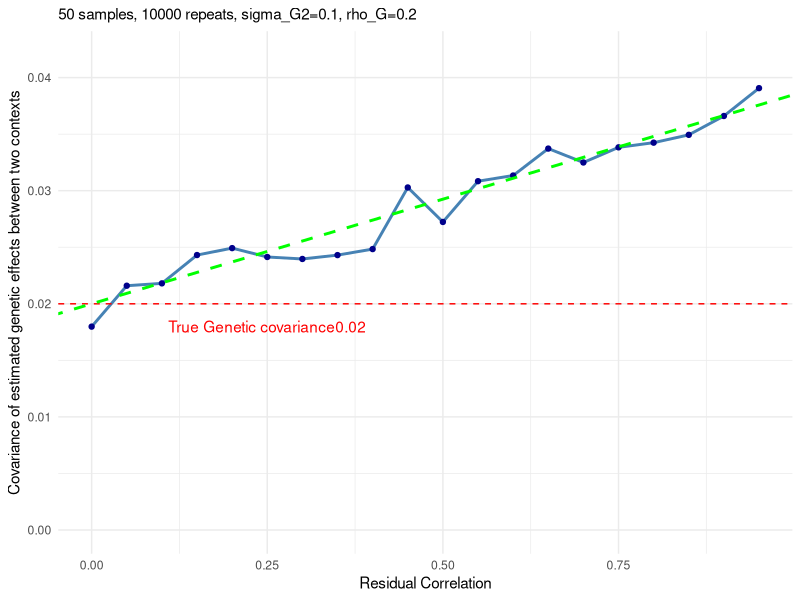
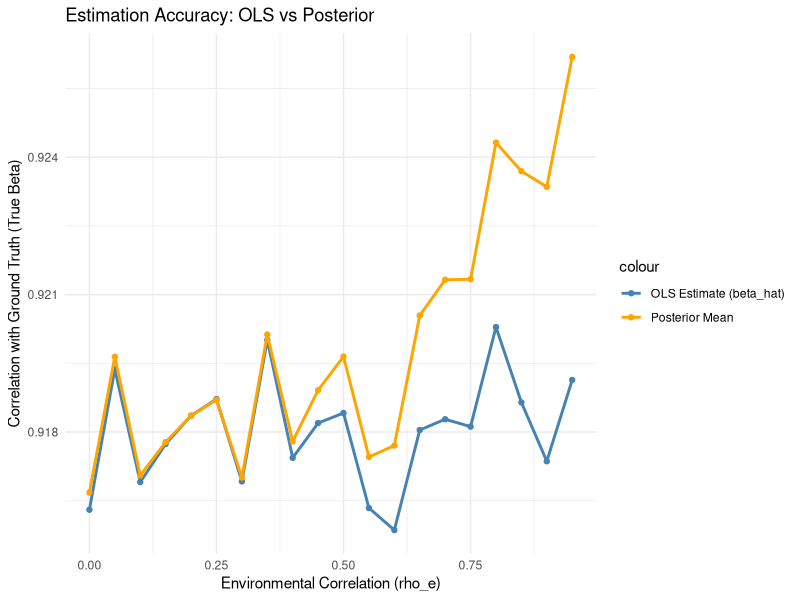
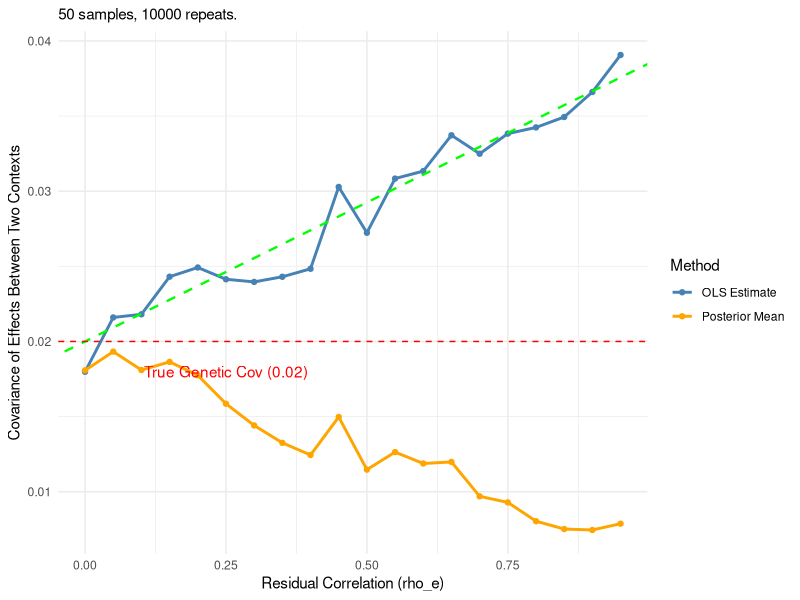
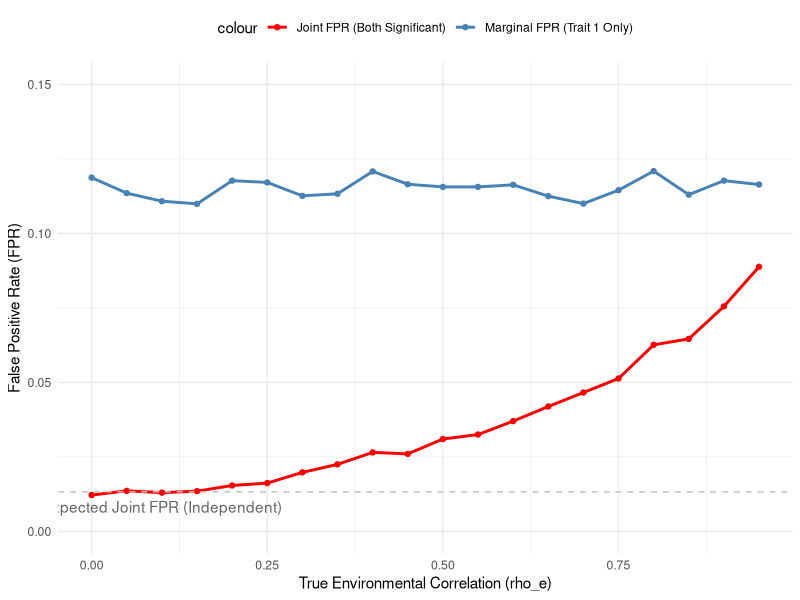
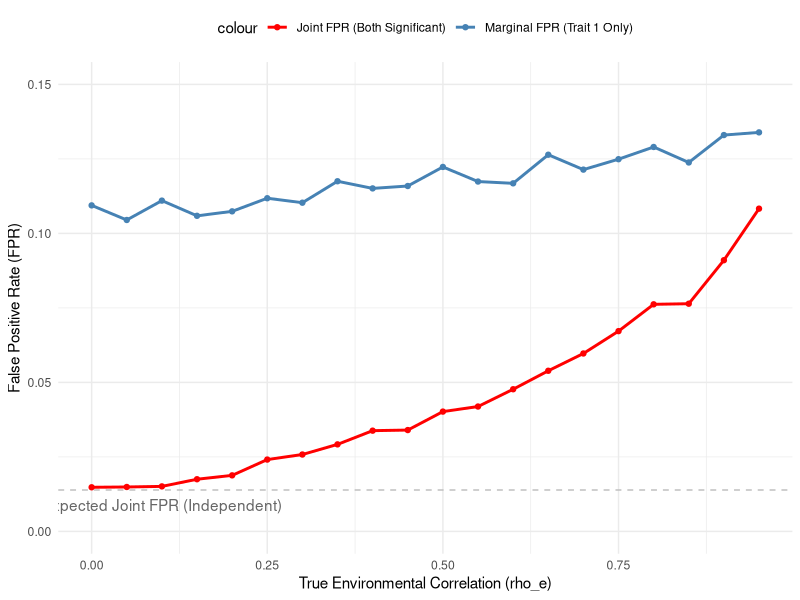
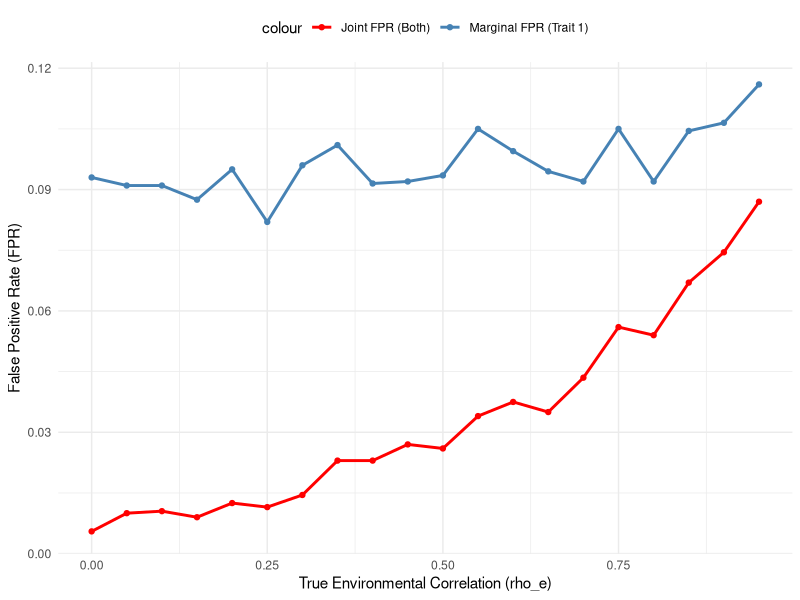

Generate these figures, in order, with R:
## ---- chunk 1
library(MASS)

n <- 50
m <- 10000
sigma_G2 <- 0.1
sigma_e2 <- 1 - sigma_G2
rho_G <- 0.2

G <- matrix(rep(rnorm(n),m), nrow = n, ncol = m)


sim_marker_regression <- function(n = 100, m = 10, sigma_G2 = 0.1, sigma_e2 = 1.0, rho_G = 0.3, rho_e=0.9, G=G) {
  
  # 1. Generate True Betas (Genetic Effects)
  # Correlation between trait 1 and trait 2 is 0.5 as per your prompt
  U <- matrix(c(1, rho_G, rho_G, 1), nrow = 2)
  cov_beta <- U * sigma_G2
  betas_true <- mvrnorm(n = m, mu = c(0, 0), Sigma = cov_beta)
  colnames(betas_true) <- c("Beta1_True", "Beta2_True")
  
  # 2. Generate Residuals (Environmental Effects)
  cov_epsilon <- matrix(c(1, rho_e, rho_e, 1), nrow = 2) * sigma_e2
  eps_all <- mvrnorm(n = n * m, mu = c(0, 0), Sigma = cov_epsilon)
  
  # Reshape residuals into n x m matrices
  eps1_mat <- matrix(eps_all[, 1], nrow = n, ncol = m)
  eps2_mat <- matrix(eps_all[, 2], nrow = n, ncol = m)
  
  # 3. Generate Phenotype Matrices Y1 and Y2 (n x m)
  Y1 <- sweep(G, 2, betas_true[, 1], `*`) + eps1_mat
  Y2 <- sweep(G, 2, betas_true[, 2], `*`) + eps2_mat
  
  # 4. Regression (OLS estimation)
  # Using the fast matrix method: beta_hat = (G'G)^-1 G'Y
  beta1_hat <- colSums(G * Y1) / colSums(G^2)
  beta2_hat <- colSums(G * Y2) / colSums(G^2)
  
  # 5. Consolidate Results
  results <- data.frame(
    marker_id = 1:m,
    beta1_true = betas_true[, 1],
    beta1_est  = beta1_hat,
    beta2_true = betas_true[, 2],
    beta2_est  = beta2_hat
  )
  
  return(results)
}
## ---- chunk 2
set.seed(1234)

library(MASS)
library(ggplot2)

n <- 50
m <- 10000
sigma_G2 <- 0.1
sigma_e2 <- 1 - sigma_G2
rho_G <- 0.2

rho_e_values <- seq(0, 0.95, by = 0.05)
estimated_corrs <- numeric(length(rho_e_values))

G <- matrix(rep(rnorm(n),m), nrow = n, ncol = m) # Replicate G for M times for vectorized computation
#G <- matrix(rnorm(n*m), nrow = n, ncol = m)

for (i in seq_along(rho_e_values)) {
  sim_res <- sim_marker_regression(
    n = n, 
    m = m, 
    sigma_G2 = sigma_G2, 
    sigma_e2 = sigma_e2, 
    rho_G = rho_G, 
    rho_e = rho_e_values[i],
    G = G
  )
  estimated_corrs[i] <- cov(sim_res$beta1_est, sim_res$beta2_est)
}

plot_data <- data.frame(rho_e = rho_e_values, est_corr = estimated_corrs)

g_sum_sq <- sum(G[,1]^2) 

theoretical_intercept <- rho_G * sigma_G2
theoretical_slope     <- sigma_e2 / g_sum_sq

ggplot(plot_data, aes(x = rho_e, y = est_corr)) +
  ylim(c(0,0.042)) + 
  geom_line(color = "steelblue", size = 1) +
  geom_point(color = "darkblue") +
  geom_hline(yintercept = rho_G*sigma_G2, linetype = "dashed", color = "red") +
  geom_abline(
    intercept = theoretical_intercept, 
    slope = theoretical_slope, 
    color = "green", 
    linetype = "dashed", 
    size = 1
  ) +
  annotate("text", x = 0.25, y = rho_G*sigma_G2-2e-3, label = paste0("True Genetic covariance",rho_G*sigma_G2), color = "red") +
  labs(
    subtitle = paste0(n, " samples, ",m, " repeats, sigma_G2=", sigma_G2, ", rho_G=", rho_G),
    x = "Residual Correlation",
    y = "Covariance of estimated genetic effects between two contexts"
  ) +
  theme_minimal()
## ---- chunk 3
library(MASS)

compute_posterior <- function(U, V, beta_hat) {
  Total_Variance <- V + U
  W <- U %*% solve(Total_Variance)

  mu_post <- W %*% beta_hat
  Sigma_post <- U - (W %*% U)
  
  return(list(mu_post = mu_post, Sigma_post = Sigma_post))
}
## ---- chunk 4
set.seed(1234)
n <- 50
m <- 10000
sigma_G2 <- 0.1
sigma_e2 <- 1 - sigma_G2  # Assuming total variance is 1
rho_G <- 0.2

rho_e_values <- seq(0, 0.95, by = 0.05)

ols_corrs <- numeric(length(rho_e_values))
post_corrs <- numeric(length(rho_e_values))

G <- matrix(rep(rnorm(n), m), nrow = n, ncol = m)
g_sum_sq <- sum(G[,1]^2) # The scaling factor for error variance

# Vectors to store accuracy correlations
acc_ols <- numeric(length(rho_e_values))
acc_post <- numeric(length(rho_e_values))

for (i in seq_along(rho_e_values)) {
  rho_e_current <- rho_e_values[i]

  sim_res <- sim_marker_regression(
    n = n, m = m, sigma_G2 = sigma_G2, sigma_e2 = sigma_e2, 
    rho_G = rho_G, rho_e = rho_e_current, G = G
  )
  ols_corrs[i] <- cov(sim_res$beta1_est, sim_res$beta2_est)
  
  U <- matrix(c(sigma_G2, rho_G*sigma_G2, rho_G*sigma_G2, sigma_G2), 2, 2)
  
  scaling <- 1 / g_sum_sq
  V <- matrix(c(sigma_e2, rho_e_current*sigma_e2, 
                rho_e_current*sigma_e2, sigma_e2), 2, 2) * scaling

  beta_hat_matrix <- rbind(sim_res$beta1_est, sim_res$beta2_est)

  post_res <- compute_posterior(U, V, beta_hat_matrix)
  
  post_corrs[i] <- cov(post_res$mu_post[1, ], post_res$mu_post[2, ])

  acc_ols[i] <- cor(sim_res$beta1_est, sim_res$beta1_true)

  acc_post[i] <- cor(post_res$mu_post[1, ], sim_res$beta1_true)
}

plot_data <- data.frame(
  rho_e = rho_e_values,
  OLS_Accuracy = acc_ols,
  Posterior_Accuracy = acc_post
)

ggplot(plot_data, aes(x = rho_e)) +
  geom_line(aes(y = OLS_Accuracy, color = "OLS Estimate (beta_hat)"), size = 1) +
  geom_point(aes(y = OLS_Accuracy, color = "OLS Estimate (beta_hat)")) +
  geom_line(aes(y = Posterior_Accuracy, color = "Posterior Mean"), size = 1) +
  geom_point(aes(y = Posterior_Accuracy, color = "Posterior Mean")) +
  scale_color_manual(values = c("steelblue", "orange")) +
  labs(
    title = "Estimation Accuracy: OLS vs Posterior",
    y = "Correlation with Ground Truth (True Beta)",
    x = "Environmental Correlation (rho_e)"
  ) +
  theme_minimal()
## ---- chunk 5
plot_data <- data.frame(
  rho_e = rho_e_values, 
  OLS_Cov = ols_corrs,
  Post_Cov = post_corrs
)

theoretical_intercept <- rho_G * sigma_G2
theoretical_slope     <- sigma_e2 / g_sum_sq

ggplot(plot_data, aes(x = rho_e)) +
  # OLS Lines
  geom_line(aes(y = OLS_Cov, color = "OLS Estimate"), size = 1) +
  geom_point(aes(y = OLS_Cov, color = "OLS Estimate")) +
  
  # Posterior Lines
  geom_line(aes(y = Post_Cov, color = "Posterior Mean"), size = 1, linetype="solid") +
  geom_point(aes(y = Post_Cov, color = "Posterior Mean")) +
  
  # Theoretical OLS Slope (Green Dashed)
  geom_abline(intercept = theoretical_intercept, slope = theoretical_slope, 
              color = "green", linetype = "dashed", size = 0.8) +
  
  # True Genetic Covariance (Red Dashed)
  geom_hline(yintercept = rho_G*sigma_G2, linetype = "dashed", color = "red") +
  
  annotate("text", x = 0.25, y = rho_G*sigma_G2 - 0.002, 
           label = paste0("True Genetic Cov (", rho_G*sigma_G2, ")"), color = "red") +
  
  scale_color_manual(name = "Method", 
                     values = c("OLS Estimate" = "steelblue", "Posterior Mean" = "orange")) +
  
  labs(
    subtitle = paste0(n, " samples, ", m, " repeats."),
    x = "Residual Correlation (rho_e)",
    y = "Covariance of Effects Between Two Contexts"
  ) +
  theme_minimal()
## ---- chunk 6
# Simply marginal posterior to compute LFSR
get_lfsr <- function(post_res) {
  prob_less_0_1 <- pnorm(0, mean = post_res$mu_post[1,], sd = sqrt(post_res$Sigma_post[1,1]))
  lfsr1 <- pmin(prob_less_0_1, 1 - prob_less_0_1)
  
  prob_less_0_2 <- pnorm(0, mean = post_res$mu_post[2,], sd = sqrt(post_res$Sigma_post[2,2]))
  lfsr2 <- pmin(prob_less_0_2, 1 - prob_less_0_2)
  
  cbind(lfsr1, lfsr2)
}
## ---- chunk 7

rho_e_hat_fixed <- 0 # The model will ALWAYS assume independence (Naive)
rho_e_true_values <- seq(0, 0.95, by = 0.05) # The data gets progressively more correlated

marginal_fpr <- numeric(length(rho_e_true_values))
joint_fpr    <- numeric(length(rho_e_true_values))

for (i in seq_along(rho_e_true_values)) {
  rho_current <- rho_e_true_values[i]

  sim_res <- sim_marker_regression(
    n = n, m = m, sigma_G2 = 0, sigma_e2 = 1, 
    rho_G = 0, rho_e = rho_current, G = G
  )
  
  U_naive <- diag(1, 2)  # Causes inflation but also reduce the weight of the prior
  
  scaling <- 1 / g_sum_sq
  V_naive <- diag(sigma_e2, 2) * scaling
  
  beta_hat_matrix <- rbind(sim_res$beta1_est, sim_res$beta2_est)

  post_res <- compute_posterior(U_naive, V_naive, beta_hat_matrix)
  lfsr <- get_lfsr(post_res)

  marginal_fpr[i] <- mean(lfsr[,1] < 0.05)

  joint_fpr[i] <- mean(lfsr[,1] < 0.05 & lfsr[,2] < 0.05)
}
## ---- chunk 8
# --- 4. Plotting ---
plot_data <- data.frame(
  rho_e = rho_e_true_values,
  Marginal = marginal_fpr,
  Joint = joint_fpr
)

ggplot(plot_data, aes(x = rho_e)) +
  # Marginal Line (Trait 1)
  geom_line(aes(y = Marginal, color = "Marginal FPR (Trait 1 Only)"), size = 1) +
  geom_point(aes(y = Marginal, color = "Marginal FPR (Trait 1 Only)")) +
  
  # Joint Line (Trait 1 & 2)
  geom_line(aes(y = Joint, color = "Joint FPR (Both Significant)"), size = 1) +
  geom_point(aes(y = Joint, color = "Joint FPR (Both Significant)")) +
  
  # Theoretical Baseline for Joint (Marginal^2)
  geom_hline(yintercept = mean(marginal_fpr)^2, linetype="dashed", color="gray") +
  annotate("text", x=0.1, y=mean(marginal_fpr)^2 - 0.005, label="Expected Joint FPR (Independent)", color="gray40") +
  
  scale_color_manual(values = c("Marginal FPR (Trait 1 Only)" = "steelblue", 
                                "Joint FPR (Both Significant)" = "red")) +
  labs(
    x = "True Environmental Correlation (rho_e)",
    y = "False Positive Rate (FPR)"
  ) +
  ylim(0, 0.15) + # Set limits to visualize the scale clearly
  theme_minimal() +
  theme(legend.position = "top")

## ---- chunk 9

rho_e_hat_fixed <- 0 # The model will ALWAYS assume independence (Naive)
rho_e_true_values <- seq(0, 0.95, by = 0.05) # The data gets progressively more correlated

marginal_fpr <- numeric(length(rho_e_true_values))
joint_fpr    <- numeric(length(rho_e_true_values))

for (i in seq_along(rho_e_true_values)) {
  rho_current <- rho_e_true_values[i]

  sim_res <- sim_marker_regression(
    n = n, m = m, sigma_G2 = 0, sigma_e2 = 1, 
    rho_G = 0, rho_e = rho_current, G = G
  )
  
  U_naive <- matrix(c(1,0.9,0.9,1),2,2)  # Causes inflation but also reduce the weight of the prior
  
  scaling <- 1 / g_sum_sq
  V_naive <- diag(sigma_e2, 2) * scaling
  
  beta_hat_matrix <- rbind(sim_res$beta1_est, sim_res$beta2_est)

  post_res <- compute_posterior(U_naive, V_naive, beta_hat_matrix)
  lfsr <- get_lfsr(post_res)

  marginal_fpr[i] <- mean(lfsr[,1] < 0.05)

  joint_fpr[i] <- mean(lfsr[,1] < 0.05 & lfsr[,2] < 0.05)
}
## ---- chunk 10
# --- 4. Plotting ---
plot_data <- data.frame(
  rho_e = rho_e_true_values,
  Marginal = marginal_fpr,
  Joint = joint_fpr
)

ggplot(plot_data, aes(x = rho_e)) +
  # Marginal Line (Trait 1)
  geom_line(aes(y = Marginal, color = "Marginal FPR (Trait 1 Only)"), size = 1) +
  geom_point(aes(y = Marginal, color = "Marginal FPR (Trait 1 Only)")) +
  
  # Joint Line (Trait 1 & 2)
  geom_line(aes(y = Joint, color = "Joint FPR (Both Significant)"), size = 1) +
  geom_point(aes(y = Joint, color = "Joint FPR (Both Significant)")) +
  
  # Theoretical Baseline for Joint (Marginal^2)
  geom_hline(yintercept = mean(marginal_fpr)^2, linetype="dashed", color="gray") +
  annotate("text", x=0.1, y=mean(marginal_fpr)^2 - 0.005, label="Expected Joint FPR (Independent)", color="gray40") +
  
  scale_color_manual(values = c("Marginal FPR (Trait 1 Only)" = "steelblue", 
                                "Joint FPR (Both Significant)" = "red")) +
  labs(
    x = "True Environmental Correlation (rho_e)",
    y = "False Positive Rate (FPR)"
  ) +
  ylim(0, 0.15) + # Set limits to visualize the scale clearly
  theme_minimal() +
  theme(legend.position = "top")

## ---- chunk 11
library(MASS)
library(ggplot2)
library(mvtnorm) 

compute_mixture_lfsr <- function(beta_hat_matrix, V_naive, pi_weights, U_list) {
  # beta_hat_matrix: 2 x m
  # V_naive: 2 x 2 (Likelihood Error)
  # pi_weights: Vector of prior weights (e.g., c(0.1, 0.9))
  # U_list: List of Prior Covariance Matrices
  
  m <- ncol(beta_hat_matrix)
  K <- length(U_list)
  
  # Storage for component-wise stats
  log_lik_matrix <- matrix(0, nrow = m, ncol = K)
  comp_prob_less_0_trait1 <- matrix(0, nrow = m, ncol = K)
  comp_prob_less_0_trait2 <- matrix(0, nrow = m, ncol = K)
  
  # Loop through Mixture Components
  for (k in 1:K) {
    U_k <- U_list[[k]]

    Sigma_D <- U_k + V_naive
    
    log_lik_matrix[, k] <- dmvnorm(t(beta_hat_matrix), mean = c(0,0), sigma = Sigma_D, log = TRUE)
    
    W_k <- U_k %*% solve(Sigma_D)
    mu_post_k <- W_k %*% beta_hat_matrix # 2 x m
    Sigma_post_k <- U_k - (W_k %*% U_k)

    sd_post_k <- sqrt(diag(Sigma_post_k))

    comp_prob_less_0_trait1[, k] <- pnorm(0, mean = mu_post_k[1,], sd = sd_post_k[1])
    comp_prob_less_0_trait2[, k] <- pnorm(0, mean = mu_post_k[2,], sd = sd_post_k[2])
  }
  
  # exp(log_lik + log_prior - max_log_lik) trick for numerical stability
  log_weighted_lik <- log_lik_matrix + matrix(log(pi_weights), nrow=m, ncol=K, byrow=TRUE)
  row_max <- apply(log_weighted_lik, 1, max)
  exp_term <- exp(log_weighted_lik - row_max)
  gammas <- exp_term / rowSums(exp_term) # m x K matrix of posterior weights

  mix_prob_less_0_t1 <- rowSums(gammas * comp_prob_less_0_trait1)
  mix_prob_less_0_t2 <- rowSums(gammas * comp_prob_less_0_trait2)
  
  lfsr1 <- pmin(mix_prob_less_0_t1, 1 - mix_prob_less_0_t1)
  lfsr2 <- pmin(mix_prob_less_0_t2, 1 - mix_prob_less_0_t2)
  
  return(cbind(lfsr1, lfsr2))
}

set.seed(42)
n <- 50
m <- 2000 # Number of markers
sigma_e2 <- 1
rho_e_true_values <- seq(0, 0.95, by = 0.05)

G <- matrix(rep(rnorm(n), m), nrow = n, ncol = m)
g_sum_sq <- sum(G[,1]^2)
scaling <- 1 / g_sum_sq

U_ind <- diag(1, 2)
U_shared <- matrix(c(1, 0.9, 0.9, 1), 2, 2)

U_list <- list(U_ind, U_shared)
pi_weights <- c(0.1, 0.9) # 90% belief in shared effects

# Storage
res_marginal <- numeric(length(rho_e_true_values))
res_joint <- numeric(length(rho_e_true_values))

for (i in seq_along(rho_e_true_values)) {
  rho_current <- rho_e_true_values[i]
  
  # A. Simulate Null Data with True Correlation
  cov_e <- matrix(c(1, rho_current, rho_current, 1), 2, 2)
  eps <- mvrnorm(n*m, c(0,0), cov_e)
  Y1 <- matrix(eps[,1], n, m); Y2 <- matrix(eps[,2], n, m)
  denom <- colSums(G^2)
  beta_hat <- rbind(colSums(G*Y1)/denom, colSums(G*Y2)/denom)
  
  # B. Naive Likelihood (ignorant of residual correlation)
  V_naive <- diag(1, 2) * scaling
  
  # C. Run Mixture Inference
  lfsr_mix <- compute_mixture_lfsr(beta_hat, V_naive, pi_weights, U_list)
  
  # D. Calculate FPRs (Threshold 0.05)
  res_marginal[i] <- mean(lfsr_mix[,1] < 0.05)
  res_joint[i]    <- mean(lfsr_mix[,1] < 0.05 & lfsr_mix[,2] < 0.05)
}

# --- 4. Plotting ---
plot_data <- data.frame(
  rho_e = rho_e_true_values,
  Marginal = res_marginal,
  Joint = res_joint
)

ggplot(plot_data, aes(x = rho_e)) +
  geom_line(aes(y = Marginal, color = "Marginal FPR (Trait 1)"), size = 1) +
  geom_point(aes(y = Marginal, color = "Marginal FPR (Trait 1)")) +
  
  geom_line(aes(y = Joint, color = "Joint FPR (Both)"), size = 1) +
  geom_point(aes(y = Joint, color = "Joint FPR (Both)")) +
  
  scale_color_manual(values = c("red", "steelblue")) +
  labs(
    x = "True Environmental Correlation (rho_e)",
    y = "False Positive Rate (FPR)"
  ) +
  theme_minimal()+
  theme(legend.position = "top")
